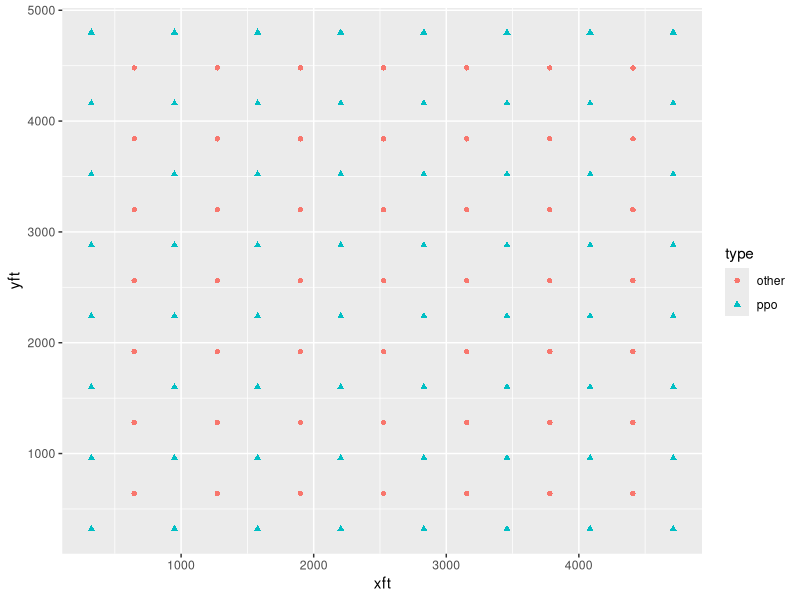

Reproduce this figure in R.
# plot_scratch2b.R

# Create a scatterplot of traps on top of polygons representing Mike Woolf 
# West and East, and determine which traps are taken out by I-5

library(tidyverse)
library(readxl)

# Get trap points
traps <- read_excel("./Y21-06-30-plot-setup/trap_labels_y21_mwoolf.xlsx")
traps
# A tibble: 113 x 6
#   type   trap   row  tree   xft   yft
#   <chr> <dbl> <dbl> <dbl> <dbl> <dbl>
# 1 ppo       1    17    20   323   320
# 2 ppo       2    17    60   323   960

ggplot(traps, aes(x = xft, y = yft, shape = type, color = type)) +
  geom_point()
  # This works for a square 640 acre shape

# Get shapes
parts <- read_excel("./Y21-06-30-plot-setup/polygons.xlsx")
parts
# A tibble: 8 x 3
# Part    Xft   Yft
#   <chr> <dbl> <dbl>
# 1 West      0     0
# 2 West   4055     0
# 3 West    270  5250
# 4 West      0  5250
# 5 East   4425     0
# 6 East   5250     0
# 7 East   5250  5250
# 8 East    520  5250

